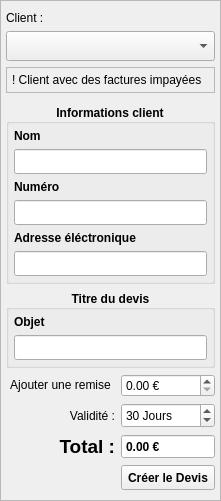
         <widget class="QFrame" name="_f_invoice_box_export_invoice">
          <property name="maximumSize">
           <size>
            <width>400</width>
            <height>16777215</height>
           </size>
          </property>
          <property name="frameShape">
           <enum>QFrame::Shape::StyledPanel</enum>
          </property>
          <property name="frameShadow">
           <enum>QFrame::Shadow::Raised</enum>
          </property>
          <layout class="QGridLayout" name="_g_box_export_invoice">
           <property name="leftMargin">
            <number>5</number>
           </property>
           <property name="topMargin">
            <number>10</number>
           </property>
           <property name="rightMargin">
            <number>5</number>
           </property>
           <property name="bottomMargin">
            <number>10</number>
           </property>
           <item row="0" column="0" colspan="2">
            <layout class="QVBoxLayout" name="_v_incoice_client_combo">
             <property name="spacing">
              <number>-1</number>
             </property>
             <property name="bottomMargin">
              <number>5</number>
             </property>
             <item>
              <widget class="QLabel" name="_l_invoice_client">
               <property name="maximumSize">
                <size>
                 <width>16777215</width>
                 <height>20</height>
                </size>
               </property>
               <property name="text">
                <string>Client :</string>
               </property>
              </widget>
             </item>
             <item>
              <widget class="QComboBox" name="_cbx_invoice_client">
               <property name="minimumSize">
                <size>
                 <width>0</width>
                 <height>30</height>
                </size>
               </property>
              </widget>
             </item>
             <item>
              <widget class="QFrame" name="_f_invoice_warning_client">
               <property name="frameShape">
                <enum>QFrame::Shape::StyledPanel</enum>
               </property>
               <property name="frameShadow">
                <enum>QFrame::Shadow::Raised</enum>
               </property>
               <layout class="QHBoxLayout" name="horizontalLayout">
                <property name="leftMargin">
                 <number>5</number>
                </property>
                <property name="topMargin">
                 <number>5</number>
                </property>
                <property name="rightMargin">
                 <number>5</number>
                </property>
                <property name="bottomMargin">
                 <number>5</number>
                </property>
                <item>
                 <widget class="QLabel" name="_l_invoice_warning_message">
                  <property name="text">
                   <string>! Client avec des factures impayées</string>
                  </property>
                 </widget>
                </item>
               </layout>
              </widget>
             </item>
            </layout>
           </item>
           <item row="1" column="0" colspan="2">
            <widget class="QGroupBox" name="_gb_invoice_info_client">
             <property name="font">
              <font>
               <bold>true</bold>
              </font>
             </property>
             <property name="title">
              <string>Informations client</string>
             </property>
             <property name="alignment">
              <set>Qt::AlignmentFlag::AlignCenter</set>
             </property>
             <property name="flat">
              <bool>true</bool>
             </property>
             <layout class="QVBoxLayout" name="_v_invoice_info_client">
              <property name="leftMargin">
               <number>5</number>
              </property>
              <property name="topMargin">
               <number>5</number>
              </property>
              <property name="rightMargin">
               <number>5</number>
              </property>
              <property name="bottomMargin">
               <number>5</number>
              </property>
              <item>
               <widget class="QLabel" name="_l_invoice_nomclient">
                <property name="text">
                 <string>Nom</string>
                </property>
               </widget>
              </item>
              <item>
               <widget class="QLineEdit" name="_le_invoice_nomclient">
                <property name="minimumSize">
                 <size>
                  <width>0</width>
                  <height>25</height>
                 </size>
                </property>
               </widget>
              </item>
              <item>
               <widget class="QLabel" name="_l_invoice_numclient">
                <property name="text">
                 <string>Numéro</string>
                </property>
               </widget>
              </item>
              <item>
               <widget class="QLineEdit" name="_le_invoice_numclient">
                <property name="minimumSize">
                 <size>
                  <width>0</width>
                  <height>25</height>
                 </size>
                </property>
               </widget>
              </item>
              <item>
               <widget class="QLabel" name="_l_invoice_mailclient">
                <property name="text">
                 <string>Adresse éléctronique</string>
                </property>
               </widget>
              </item>
              <item>
               <widget class="QLineEdit" name="_le_invoice_mailclient">
                <property name="minimumSize">
                 <size>
                  <width>0</width>
                  <height>25</height>
                 </size>
                </property>
               </widget>
              </item>
             </layout>
            </widget>
           </item>
           <item row="7" column="0">
            <widget class="QLabel" name="_l_invoice_total">
             <property name="font">
              <font>
               <pointsize>14</pointsize>
               <bold>true</bold>
              </font>
             </property>
             <property name="text">
              <string>Total :</string>
             </property>
             <property name="alignment">
              <set>Qt::AlignmentFlag::AlignRight|Qt::AlignmentFlag::AlignTrailing|Qt::AlignmentFlag::AlignVCenter</set>
             </property>
            </widget>
           </item>
           <item row="9" column="1">
            <widget class="QPushButton" name="_b_invoice_export">
             <property name="minimumSize">
              <size>
               <width>0</width>
               <height>25</height>
              </size>
             </property>
             <property name="font">
              <font>
               <bold>true</bold>
              </font>
             </property>
             <property name="text">
              <string>Créer le Devis</string>
             </property>
            </widget>
           </item>
           <item row="5" column="1">
            <widget class="QDoubleSpinBox" name="_ds_invoice_total_remise">
             <property name="frame">
              <bool>true</bool>
             </property>
             <property name="alignment">
              <set>Qt::AlignmentFlag::AlignLeading|Qt::AlignmentFlag::AlignLeft|Qt::AlignmentFlag::AlignVCenter</set>
             </property>
             <property name="suffix">
              <string> €</string>
             </property>
             <property name="maximum">
              <double>100000000000000004764729344.000000000000000</double>
             </property>
            </widget>
           </item>
           <item row="9" column="0">
            <spacer name="_hs_bottom_box_export_invoice">
             <property name="orientation">
              <enum>Qt::Orientation::Horizontal</enum>
             </property>
             <property name="sizeHint" stdset="0">
              <size>
               <width>40</width>
               <height>20</height>
              </size>
             </property>
            </spacer>
           </item>
           <item row="7" column="1">
            <widget class="QDoubleSpinBox" name="_ds_invoice_total">
             <property name="minimumSize">
              <size>
               <width>0</width>
               <height>25</height>
              </size>
             </property>
             <property name="font">
              <font>
               <bold>true</bold>
              </font>
             </property>
             <property name="alignment">
              <set>Qt::AlignmentFlag::AlignLeading|Qt::AlignmentFlag::AlignLeft|Qt::AlignmentFlag::AlignVCenter</set>
             </property>
             <property name="readOnly">
              <bool>true</bool>
             </property>
             <property name="buttonSymbols">
              <enum>QAbstractSpinBox::ButtonSymbols::NoButtons</enum>
             </property>
             <property name="prefix">
              <string/>
             </property>
             <property name="suffix">
              <string> €</string>
             </property>
             <property name="maximum">
              <double>999999999999999.000000000000000</double>
             </property>
            </widget>
           </item>
           <item row="6" column="1">
            <widget class="QSpinBox" name="_s_invoice_validity">
             <property name="minimumSize">
              <size>
               <width>0</width>
               <height>25</height>
              </size>
             </property>
             <property name="alignment">
              <set>Qt::AlignmentFlag::AlignLeading|Qt::AlignmentFlag::AlignLeft|Qt::AlignmentFlag::AlignVCenter</set>
             </property>
             <property name="suffix">
              <string> Jours</string>
             </property>
             <property name="prefix">
              <string/>
             </property>
             <property name="maximum">
              <number>1000</number>
             </property>
             <property name="value">
              <number>30</number>
             </property>
            </widget>
           </item>
           <item row="5" column="0">
            <widget class="QPushButton" name="_b_invoice_total_remise">
             <property name="text">
              <string>Ajouter une remise</string>
             </property>
             <property name="icon">
              <iconset resource="resources.qrc">
               <normaloff>:/icon/icons/ajouter.png</normaloff>:/icon/icons/ajouter.png</iconset>
             </property>
             <property name="flat">
              <bool>true</bool>
             </property>
            </widget>
           </item>
           <item row="6" column="0">
            <widget class="QLabel" name="_l_invoice_validity">
             <property name="text">
              <string>Validité :</string>
             </property>
             <property name="alignment">
              <set>Qt::AlignmentFlag::AlignRight|Qt::AlignmentFlag::AlignTrailing|Qt::AlignmentFlag::AlignVCenter</set>
             </property>
            </widget>
           </item>
           <item row="2" column="0" colspan="2">
            <widget class="QGroupBox" name="_gb_invoice_title">
             <property name="font">
              <font>
               <bold>true</bold>
              </font>
             </property>
             <property name="title">
              <string>Titre du devis</string>
             </property>
             <property name="alignment">
              <set>Qt::AlignmentFlag::AlignCenter</set>
             </property>
             <property name="flat">
              <bool>true</bool>
             </property>
             <layout class="QVBoxLayout" name="_v_invoice_title">
              <property name="leftMargin">
               <number>5</number>
              </property>
              <property name="topMargin">
               <number>5</number>
              </property>
              <property name="rightMargin">
               <number>5</number>
              </property>
              <property name="bottomMargin">
               <number>5</number>
              </property>
              <item>
               <widget class="QLabel" name="_l_invoice_objet">
                <property name="text">
                 <string>Objet</string>
                </property>
               </widget>
              </item>
              <item>
               <widget class="QLineEdit" name="_le_invoice_objet">
                <property name="minimumSize">
                 <size>
                  <width>0</width>
                  <height>25</height>
                 </size>
                </property>
               </widget>
              </item>
             </layout>
            </widget>
           </item>
          </layout>
         </widget>
